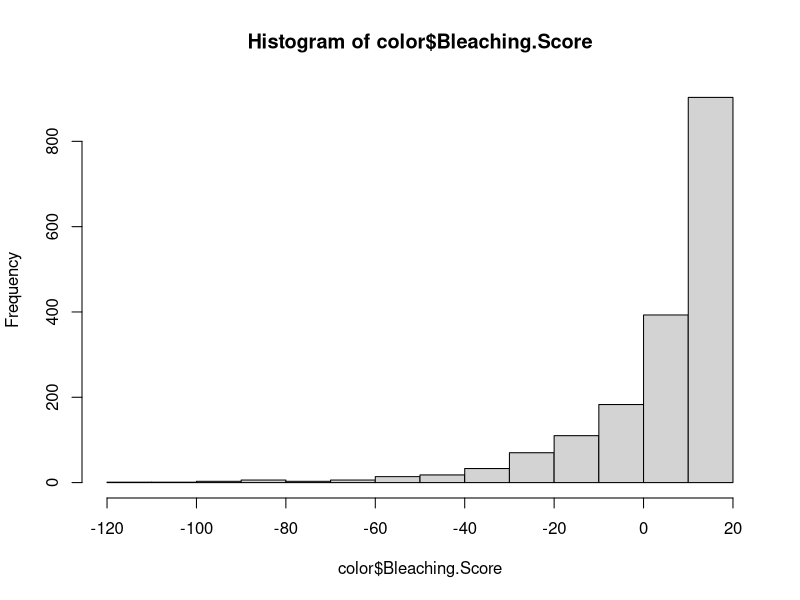
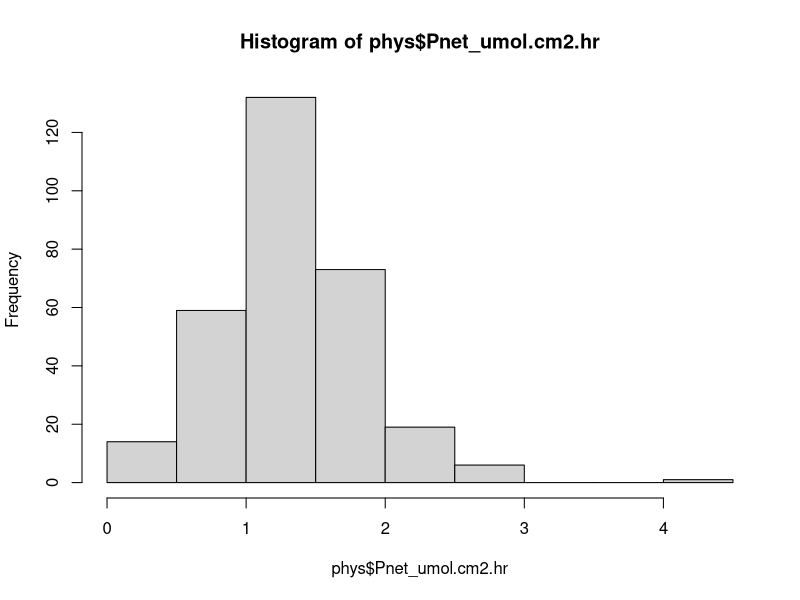
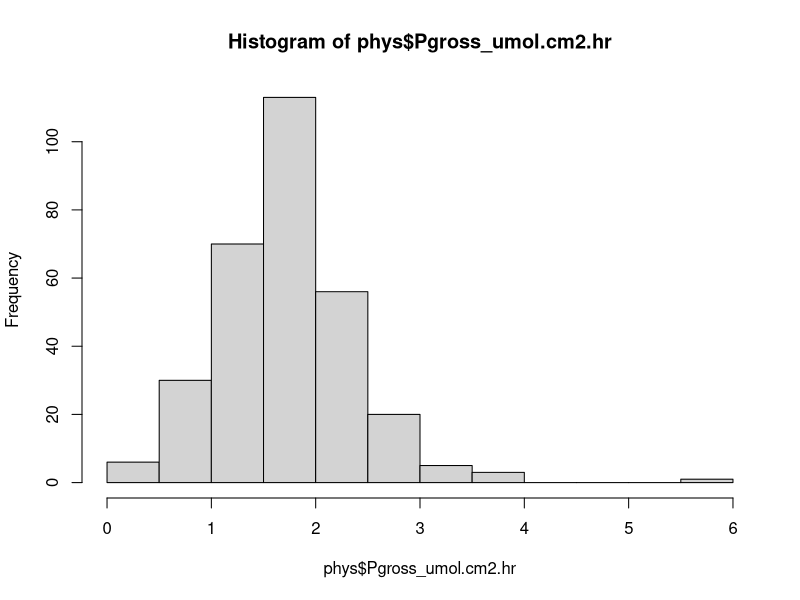
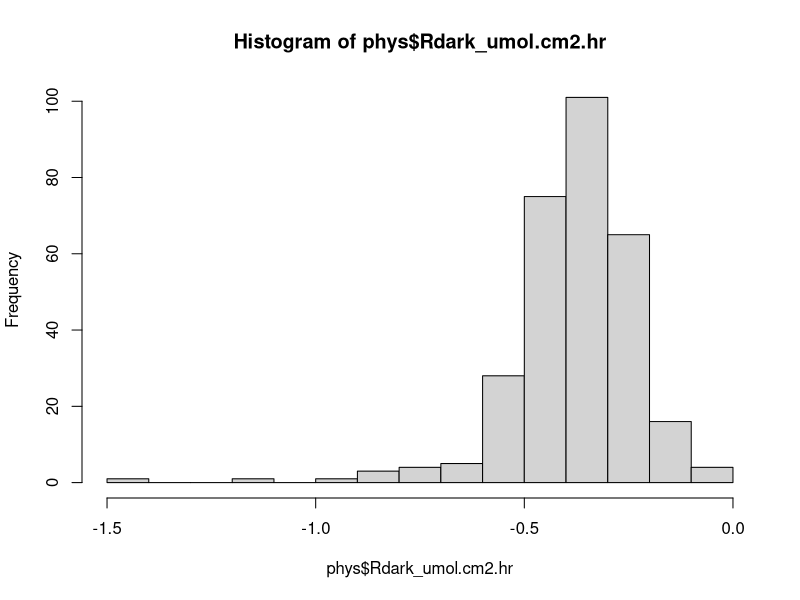
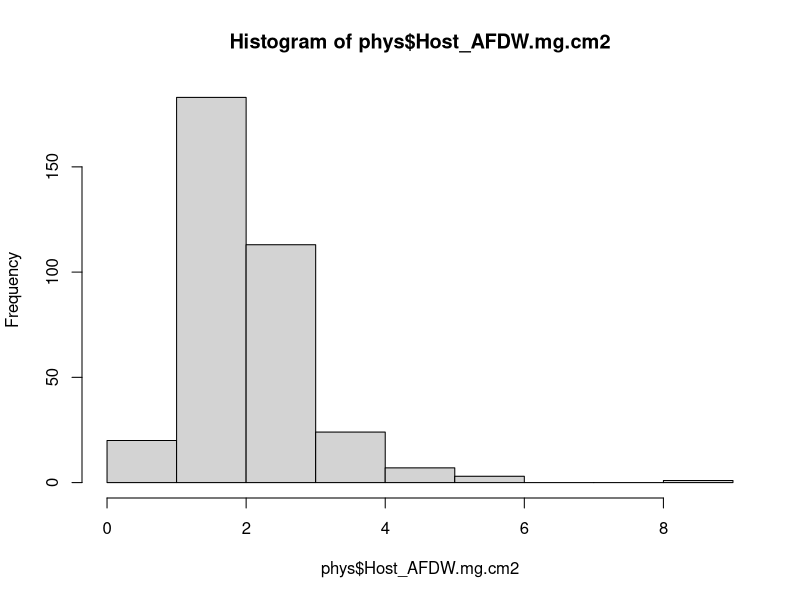
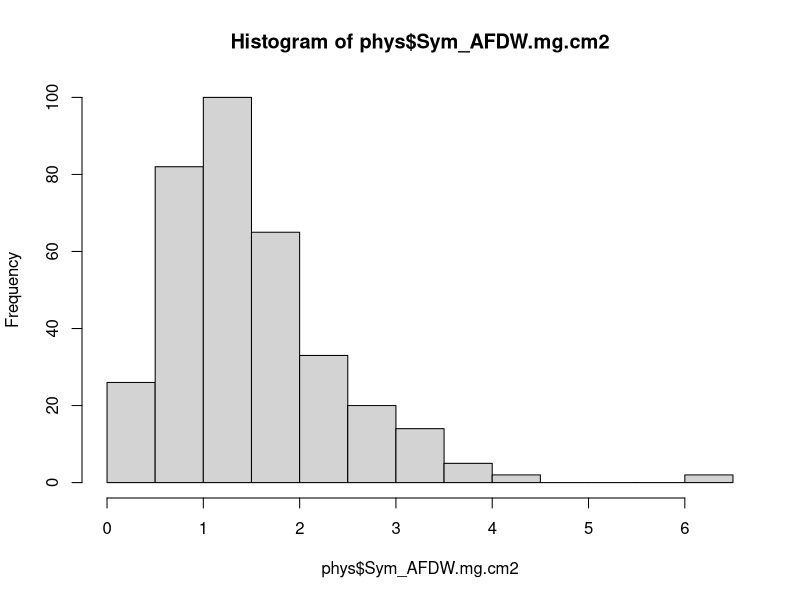
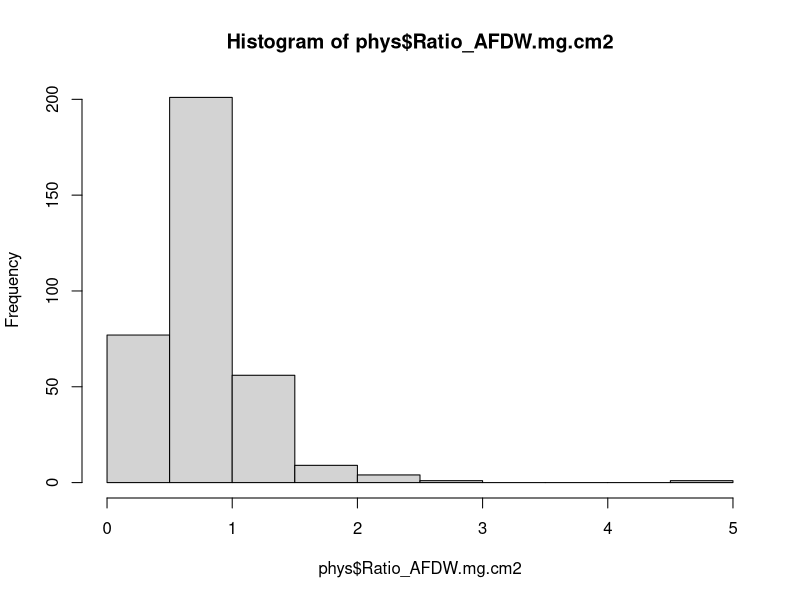
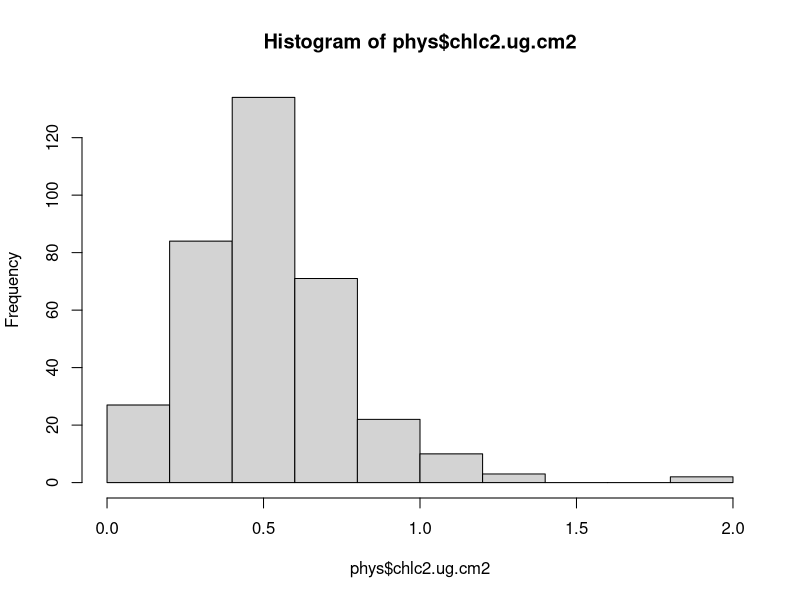

Reproduce these figures in R, in order. (Note: this script raises an error after producing the figures.)
## ---- chunk 1
knitr::opts_chunk$set(echo = TRUE)
## ---- chunk 2
rm(list=ls()) 
## ---- chunk 3
library(ggplot2); library(gridExtra)
library(plyr)
library(dplyr)
library(stats)
library(tidyr)
library(vegan)
library(broom)
library(robustbase)
## ---- chunk 4
phys <- read.csv("Output/results_physiology.csv") %>% group_by(Species, Timepoint, Treatment) %>% 
  filter(n() >= 3) %>% ungroup()
color <- read.csv("Output/results_colorscore.csv")
growth <- read.csv("Output/results_growth.csv")

cols <- c("lightblue", "blue", "salmon", "red3")
## ---- chunk 5
hist(color$Bleaching.Score) #not normal; heavily negatively skewed
hist(phys$Pnet_umol.cm2.hr); hist(phys$Pgross_umol.cm2.hr); hist(phys$Rdark_umol.cm2.hr)
hist(phys$Host_AFDW.mg.cm2); hist(phys$Sym_AFDW.mg.cm2); hist(phys$Ratio_AFDW.mg.cm2)
hist(phys$chlc2.ug.cm2)
hist(phys$prot_mg.cm2); hist(phys$cre.umol.mgprot)
## ---- chunk 6
## Physiology 
phys.mad <- phys %>% select(-chla.ug.cm2) %>% unite(Big.Group, Group, Species, remove = FALSE, sep = " ") %>%
  subset(Big.Group != "Recovery HTAC Pacuta") %>% gather("Response", "Response.Value", 11:19) %>%
  group_by(Species, Treatment, Timepoint, Response) %>% 
  mutate(mad = mad(Response.Value, center = median(Response.Value), constant = 1.4826, na.rm = TRUE, low = FALSE, high = FALSE)) %>%
  mutate(cv = ((mad/mean(Response.Value))*100)) %>% 
  #gather("Measurement", "Value", 13:14) %>%
  mutate(Species = case_when(
    Species == "Mcapitata" ~ "Montipora capitata",
    Species == "Pacuta" ~ "Pocillopora acuta"
  ))
  
phys.mad$Timepoint <- factor(phys.mad$Timepoint, levels=c("Day 1","Day 2","1 week","2 week","4 week","6 week","8 week", "12 week", "16 week"))
ggplot(phys.mad, aes(x=Treatment, y=mad, color=Treatment)) + geom_boxplot() + facet_grid(Species ~ Response) + theme_bw()

## Color Score 
color.mad <- color %>% group_by(Species, Treatment, Blch.Time) %>%
  mutate(mad = mad(Bleaching.Score, center = median(Bleaching.Score), constant = 1.4826, na.rm = FALSE, low = FALSE, high = FALSE)) %>%
  mutate(cv = ((mad/mean(Bleaching.Score))*100)) %>%
  mutate(Species = case_when(
    Species == "Mcapitata" ~ "Montipora capitata",
    Species == "Pacuta" ~ "Pocillopora acuta"
  ))

color.mad$Timepoint <- factor(color.mad$Timepoint, levels = c("Week1", "Week2", "Week3", "Week4", "Week5", "Week6", "Week7", "Week8", "Week9", "Week10", "Week11", "Week12", "Week13", "Week14", "Week15", "Week16"))

## Growth 
growth.mad <- growth %>% group_by(Species, Treatment, Growth.Time) %>%
  mutate(mad = mad(Growth.Rate, center = median(Growth.Rate), constant = 1.4826, na.rm = FALSE, low = FALSE, high = FALSE)) %>%
  mutate(cv = ((mad/mean(Growth.Rate))*100)) %>%
  mutate(Species = case_when(
    Species == "Mcapitata" ~ "Montipora capitata",
    Species == "Pacuta" ~ "Pocillopora acuta"
  ))

growth.mad$Timepoint <- factor(growth.mad$Timepoint, levels = c("Week1", "Week2", "Week4", "Week6", "Week8", "Week10", "Week12", "Week14", "Week16"))
## ---- chunk 7
total.CV <- ggplot(phys.mad, aes(x=Timepoint, y = cv, group = Treatment, color = Treatment)) +
  geom_line() + geom_point() +
  facet_grid(Species ~ Response) +
  scale_color_manual(values = cols) + 
  xlab("Timepoint") + ylab("Coefficient of Variation (%)") + ggtitle("Total CV") +
  theme_classic() + 
  theme(legend.position = "left") +
  geom_vline(xintercept = c(7.2), colour="black", linetype="dotted") +
  theme(plot.title = element_text(face = 'bold.italic', size = 12, hjust = 0)) + 
  theme(axis.text.x = element_text(angle = 60, vjust = 1.2, hjust = 1.3)) + #Set the text angle
  theme(panel.border = element_blank(),
  panel.grid.major = element_blank(),
  panel.grid.minor = element_blank(),
  # Change axis line
  axis.line = element_line(colour = "black")); total.CV

ggsave(file="Output/Final_Figures/CV-total.png", total.CV, width = 11, height = 10, units = c("in"))
## ---- chunk 8
## Resp 
resp.mad <- phys.mad %>% subset(Response == "Pnet_umol.cm2.hr" | Response == "Pgross_umol.cm2.hr" | Response == "Rdark_umol.cm2.hr") %>% na.omit()

Resp.MAD <- ggplot(resp.mad, aes(x=Timepoint, y = mad, group = Treatment, color = Treatment)) +
  geom_line() + geom_point() +
  facet_grid(Response ~ Species, scales = "free") +
  scale_color_manual(values = cols) + 
  xlab("Timepoint") + ylab("Median Absolute Deviation") + ggtitle("Resp / Photo MAD") +
  theme_classic() + 
  theme(legend.position = "left") +
  #geom_vline(xintercept = c(7.8), colour="black", linetype="dotted") +
  theme(plot.title = element_text(face = 'bold.italic', size = 12, hjust = 0)) + 
  theme(axis.text.x = element_text(angle = 60, vjust = 1.2, hjust = 1.3)) + #Set the text angle
  theme(panel.border = element_blank(),
  panel.grid.major = element_blank(),
  panel.grid.minor = element_blank(),
  # Change axis line
  axis.line = element_line(colour = "black")); Resp.MAD

Resp.CV <- ggplot(resp.mad, aes(x=Timepoint, y = cv, group = Treatment, color = Treatment)) +
  geom_line() + geom_point() +
  facet_grid(Response ~ Species) +
  scale_color_manual(values = cols) + 
  xlab("Timepoint") + ylab("Coefficient of Variation (%)") + ggtitle("Resp / Photo CV") +
  theme_classic() + 
  theme(legend.position = "left") +
  #geom_vline(xintercept = c(7.8), colour="black", linetype="dotted") +
  theme(plot.title = element_text(face = 'bold.italic', size = 12, hjust = 0)) + 
  theme(axis.text.x = element_text(angle = 60, vjust = 1.2, hjust = 1.3)) + #Set the text angle
  theme(panel.border = element_blank(),
  panel.grid.major = element_blank(),
  panel.grid.minor = element_blank(),
  # Change axis line
  axis.line = element_line(colour = "black")); Resp.CV
  
Resp <- arrangeGrob(Resp.MAD, Resp.CV, ncol=1)
ggsave(file="Output/Final_Figures/MAD-Resp.png", Resp, width = 11, height = 12, units = c("in"))
## ---- chunk 9
## Chl
chl.mad <- phys.mad %>% subset(Response == "chlc2.ug.cm2") %>% na.omit()

CHLMAD <- ggplot(chl.mad, aes(x=Timepoint, y = mad, group = Treatment, color = Treatment)) +
  geom_line() + geom_point() +
  facet_grid(~ Species, scales = "free") +
  scale_color_manual(values = cols) + 
  xlab("Timepoint") + ylab("Median Absolute Deviation") + ggtitle("Chlorophyll c2 MAD") +
  theme_classic() + 
  theme(legend.position = "left") +
  geom_vline(xintercept = c(7.2), colour="black", linetype="dotted") +
  theme(plot.title = element_text(face = 'bold.italic', size = 12, hjust = 0)) + 
  theme(axis.text.x = element_text(angle = 60, vjust = 1.2, hjust = 1.3)) + #Set the text angle
  theme(panel.border = element_blank(),
  panel.grid.major = element_blank(),
  panel.grid.minor = element_blank(),
  axis.line = element_line(colour = "black")); CHLMAD

CHL.CV <- ggplot(chl.mad, aes(x=Timepoint, y = cv, group = Treatment, color = Treatment)) +
  geom_line() + geom_point() +
  facet_grid(~ Species) +
  scale_color_manual(values = cols) + 
  xlab("Timepoint") + ylab("Coefficient of Variation (%)") + ggtitle("Chl CV") +
  theme_classic() + 
  theme(legend.position = "left") +
  #geom_vline(xintercept = c(7.8), colour="black", linetype="dotted") +
  theme(plot.title = element_text(face = 'bold.italic', size = 12, hjust = 0)) + 
  theme(axis.text.x = element_text(angle = 60, vjust = 1.2, hjust = 1.3)) + #Set the text angle
  theme(panel.border = element_blank(),
  panel.grid.major = element_blank(),
  panel.grid.minor = element_blank(),
  # Change axis line
  axis.line = element_line(colour = "black")); CHL.CV
  
Chl <- arrangeGrob(CHLMAD, CHL.CV, ncol=1)

ggsave(file="Output/Final_Figures/MAD-Chl.png", Chl, width = 11, height = 8, units = c("in"))
## ---- chunk 10
## TAC and Prot
Tac.prot.mad <- phys.mad %>% subset(Response == "cre.umol.mgprot" | Response == "prot_mg.cm2")

PROT.TAC.MAD <- ggplot(Tac.prot.mad, aes(x=Timepoint, y = mad, group = Treatment, color = Treatment)) +
  geom_line() + geom_point() +
  facet_grid(Response ~ Species, scales = "free") +
  scale_color_manual(values = cols) + 
  xlab("Timepoint") + ylab("Median Absolute Deviation") + ggtitle("TAC and Protein MAD") +
  theme_classic() + 
  theme(legend.position = "left") +
  geom_vline(xintercept = c(7.2), colour="black", linetype="dotted") +
  theme(plot.title = element_text(face = 'bold.italic', size = 12, hjust = 0)) + 
  theme(axis.text.x = element_text(angle = 60, vjust = 1.2, hjust = 1.3)) + #Set the text angle
  theme(panel.border = element_blank(),
  panel.grid.major = element_blank(),
  panel.grid.minor = element_blank(),
  axis.line = element_line(colour = "black")); PROT.TAC.MAD

PROT.TAC.CV <- ggplot(Tac.prot.mad, aes(x=Timepoint, y = cv, group = Treatment, color = Treatment)) +
  geom_line() + geom_point() +
  facet_grid(Response ~ Species) +
  scale_color_manual(values = cols) + 
  xlab("Timepoint") + ylab("Coefficient of Variation (%)") + ggtitle("TAC and Protein CV") +
  theme_classic() + 
  theme(legend.position = "left") +
  geom_vline(xintercept = c(7.2), colour="black", linetype="dotted") +
  theme(plot.title = element_text(face = 'bold.italic', size = 12, hjust = 0)) + 
  theme(axis.text.x = element_text(angle = 60, vjust = 1.2, hjust = 1.3)) + #Set the text angle
  theme(panel.border = element_blank(),
  panel.grid.major = element_blank(),
  panel.grid.minor = element_blank(),
  axis.line = element_line(colour = "black")); PROT.TAC.CV

ProtTAC <- arrangeGrob(PROT.TAC.MAD, PROT.TAC.CV, ncol=1)

ggsave(file="Output/Final_Figures/MAD-Prot-TAC.png", ProtTAC, width = 11, height = 12, units = c("in"))
## ---- chunk 11
## AFDW 
AFDW.mad <- phys.mad %>% subset(Response == "Host_AFDW.mg.cm2" | Response == "Sym_AFDW.mg.cm2" | Response == "Ratio_AFDW.mg.cm2") %>% na.omit()

AFDW.MAD <- ggplot(AFDW.mad, aes(x=Timepoint, y = mad, group = Treatment, color = Treatment)) +
  geom_line() + geom_point() +
  facet_grid(Response ~ Species, scales = "free") +
  scale_color_manual(values = cols) + 
  xlab("Timepoint") + ylab("Median Absolute Deviation") + ggtitle("Tissue Biomass MAD") +
  theme_classic() + 
  theme(legend.position = "left") +
  geom_vline(xintercept = c(7.2), colour="black", linetype="dotted") +
  theme(plot.title = element_text(face = 'bold.italic', size = 12, hjust = 0)) + 
  theme(axis.text.x = element_text(angle = 60, vjust = 1.2, hjust = 1.3)) + #Set the text angle
  theme(panel.border = element_blank(),
  panel.grid.major = element_blank(),
  panel.grid.minor = element_blank(),
  axis.line = element_line(colour = "black")); AFDW.MAD

AFDW.CV <- ggplot(AFDW.mad, aes(x=Timepoint, y = cv, group = Treatment, color = Treatment)) +
  geom_line() + geom_point() +
  facet_grid(Response ~ Species) +
  scale_color_manual(values = cols) + 
  xlab("Timepoint") + ylab("Coefficient of Variation") + ggtitle("Tissue Biomass CV") +
  theme_classic() + 
  theme(legend.position = "left") +
  geom_vline(xintercept = c(7.2), colour="black", linetype="dotted") +
  theme(plot.title = element_text(face = 'bold.italic', size = 12, hjust = 0)) + 
  theme(axis.text.x = element_text(angle = 60, vjust = 1.2, hjust = 1.3)) + #Set the text angle
  theme(panel.border = element_blank(),
  panel.grid.major = element_blank(),
  panel.grid.minor = element_blank(),
  axis.line = element_line(colour = "black")); AFDW.CV

AFDW <- arrangeGrob(AFDW.MAD, AFDW.CV, ncol=1)
ggsave(file="Output/Final_Figures/MAD-AFDW.png", AFDW, width = 11, height = 12, units = c("in"))
## ---- chunk 12
multi.phys.mad <- phys %>% select(-chla.ug.cm2, -Group, -Rdark_umol.cm2.hr, -Pnet_umol.cm2.hr, -Pgross_umol.cm2.hr, -Phase) %>% unite(Group, Timepoint, Treatment, remove = FALSE, sep = " ")
multi.phys.mad <- multi.phys.mad[complete.cases(multi.phys.mad), ] #only taking complete cases 
multi.phys.mad$Timepoint <- factor(multi.phys.mad$Timepoint, levels=c("Day 1","Day 2","1 week","2 week","4 week","6 week","8 week", "12 week", "16 week"))

mcap.multi.phys <- multi.phys.mad %>% filter(Species=="Mcapitata") 
mcap.multi.phys.info <- mcap.multi.phys %>% select(1:9)
mcap.multi.phys.data <- mcap.multi.phys %>% select(c(10:15))

pact.multi.phys <- multi.phys.mad %>% filter(Species=="Pacuta") 
pact.multi.phys.data <- pact.multi.phys %>% select(c(10:15))

#Scale and center datasets
Mcap.data.scaled <- scale(mcap.multi.phys.data, center = T, scale = T) # scaled variables
Pact.data.scaled <- scale(mcap.multi.phys.data, center = T, scale = T) # scaled variables

#Distance matrix 
Mcap.dist <- vegdist(Mcap.data.scaled, method="euclidean", binary=FALSE, diag=FALSE, upper=FALSE, na.rm = FALSE)
Pact.dist <- vegdist(Pact.data.scaled, method="euclidean", binary=FALSE, diag=FALSE, upper=FALSE, na.rm = FALSE)
## ---- chunk 13
##Mcap 
Mcap.disper <- betadisper(Mcap.dist, mcap.multi.phys.info$Group, type = c("median","centroid"), bias.adjust = FALSE)

boxplot(Mcap.disper, ylab = "Distance to centroid")

Mcap.disper$distances

Mcap.out <- as.data.frame(Mcap.disper$distances)
Mcap.out$Plug_ID <- mcap.multi.phys.info$Plug_ID

Mcap <- full_join(mcap.multi.phys.info, Mcap.out, by='Plug_ID') %>% dplyr::rename(Dist = "Mcap.disper$distances")

hist(Mcap$Dist)

##Pacuta
Pact.disper <- betadisper(Pact.dist, pact.multi.phys$Group, type = c("median","centroid"), bias.adjust = FALSE)
## ---- chunk 14
Mcap.mad <- Mcap %>% group_by(Treatment, Timepoint) %>% 
  mutate(mad = mad(Dist, center = median(Dist), constant = 1.4826, na.rm = TRUE, low = FALSE, high = FALSE)) %>%
  mutate(Species = case_when(
    Species == "Mcapitata" ~ "Montipora capitata",
    Species == "Pacuta" ~ "Pocillopora acuta"
  ))

Mcap.Multi.MAD <- ggplot(Mcap.mad, aes(x=Timepoint, y = mad, group = Treatment, color = Treatment)) +
  geom_line() + geom_point() +
  facet_grid(~ Species) +
  scale_color_manual(values = cols) + 
  xlab("Timepoint") + ylab("Multivariate MAD score") + ggtitle("Multivariate Physiological MAD") +
  theme_classic() + 
  theme(legend.position = "left") +
  geom_vline(xintercept = c(7.2), colour="black", linetype="dotted") +
  theme(plot.title = element_text(face = 'bold.italic', size = 12, hjust = 0)) + 
  theme(axis.text.x = element_text(angle = 60, vjust = 1.2, hjust = 1.3)) + #Set the text angle
  theme(panel.border = element_blank(),
  panel.grid.major = element_blank(),
  panel.grid.minor = element_blank(),
  axis.line = element_line(colour = "black")); Mcap.Multi.MAD
## ---- chunk 15
# scaled data and info together
Mcap.data.scaled.df <- as.data.frame(Mcap.data.scaled)
Mcap.data.scaled.df$Plug_ID <- Mcap$Plug_ID
Mcap.CVm <- full_join(Mcap, Mcap.data.scaled.df, by="Plug_ID")

# creating 34 dataframes based on 'Group' and then selecting the data columns in each of them
split.frames <- split(Mcap.CVm, Mcap.CVm$Group)
new_list <- lapply(split.frames, function(x) x %>% select(11:16)) 
matrix_list <- lapply(new_list, function(x) data.matrix(x))

new_list$`1 week ATAC` # example view of one of the dataframes
matrix_list$`1 week ATAC` # example view of the matrices 
str(matrix_list$`1 week ATAC`)
str(Mcap.data.scaled)

onewk <- mcap.multi.phys %>% subset(Group == "6 week ATAC")

mmc4 <- read.csv("mmc4.txt", sep="\t") %>% select(-protein)
mmc4 <- data.matrix(mmc4)
## use sample info to subset for e and then do covMcd and CVm equation
colnames(mmc4) <- samplex

sample.info <- data.frame(c(colnames(mmc4)))
sample.info$site <- sample.info$c.colnames.mmc4..
sample.info <- sample.info[-1,]
#sample <- substr(sample.info$c.colnames.mmc4..,3,3)
sample <- sub("\\..*", "", sample.info$c.colnames.mmc4..) # keep everything before the period 
samplex <- str_sub(sample.info$c.colnames.mmc4..,-6,-6)

#sample <- gsub("..*$", "", sample.info$c.colnames.mmc4..)
sample <- gsub("X([0-9]+)_.*", "\\1", sample.info$c.colnames.mmc4..)

sub(" xxx.*", "", x)

u <- covMcd(mmc4)

head(u$cov)

CVm <- sqrt((t(u$cov)*sum(u$cov))/((t(u$cov)*u$cov)^2))


boxplot(CVm)

covMcd(matrix_list$`1 week ATAC`) # this still doesn't work with just one matrix.. 

for(i in 1:length(matrix_list)){
  covMcd(i$Value)
}


phys.cov <- covMcd(Mcap.data.scaled)
summary(phys.cov)

phys.cov.scaled <- covMcd(mcap.multi.phys.data)
summary(phys.cov.scaled)

Multi.mad <- phys.cov$cov
MMad.T <- t(Multi.mad)
